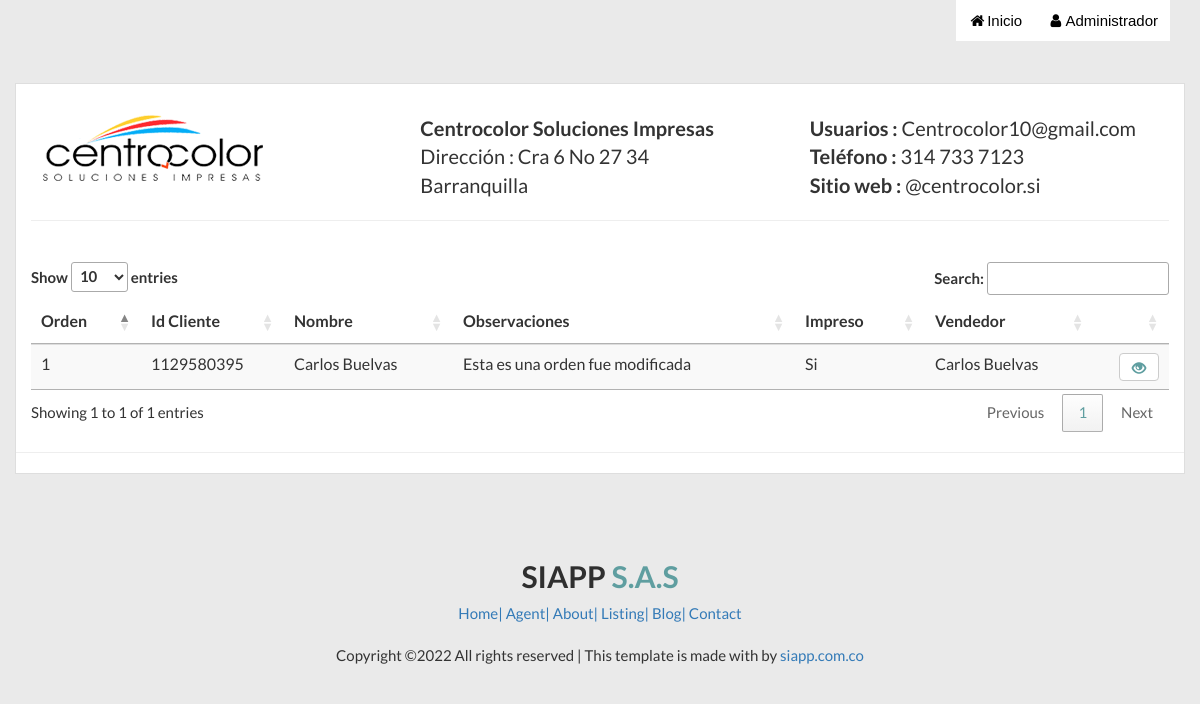
The page /impresiones.php (signed in) on the database its author committed.
### tables this page shows
CREATE TABLE `perfil` (
  `id` int(11) NOT NULL,
  `nombre_comercial` varchar(255) NOT NULL,
  `propietario` varchar(255) NOT NULL,
  `telefono` varchar(30) NOT NULL,
  `direccion` varchar(255) NOT NULL,
  `email` varchar(64) NOT NULL,
  `web` varchar(100) NOT NULL,
  `tax` smallint(6) NOT NULL
);

CREATE TABLE `facturas` (
  `id` int(11) NOT NULL,
  `fecha` datetime NOT NULL DEFAULT current_timestamp(),
  `fecha_entrega` datetime NOT NULL,
  `id_cliente` int(11) NOT NULL,
  `descripcion` varchar(255) NOT NULL,
  `iva` int(11) NOT NULL,
  `monto` decimal(10,2) NOT NULL,
  `saldo` decimal(10,2) NOT NULL,
  `impresion` varchar(2) NOT NULL,
  `impreso` varchar(10) NOT NULL,
  `id_vendedor` int(11) NOT NULL
);

CREATE TABLE `clientes` (
  `id` int(11) NOT NULL,
  `identificacion` int(11) NOT NULL,
  `nombre` varchar(255) NOT NULL,
  `telefono` varchar(100) NOT NULL,
  `email` varchar(64) NOT NULL,
  `direccion` varchar(255) NOT NULL
);

CREATE TABLE `usuarios` (
  `id` int(20) NOT NULL,
  `nombre` varchar(100) NOT NULL,
  `identificacion` int(11) NOT NULL,
  `email` varchar(100) NOT NULL,
  `password` varchar(50) NOT NULL,
  `perfil` int(11) NOT NULL
);

### impresiones.php (the view, shortened to what this page needs)
<?php
	require_once ("config/conexion2.php");
	$query_perfil=mysqli_query($con,"select * from perfil where id=1");
	$rw=mysqli_fetch_assoc($query_perfil);
?>
<html>
<head>
    <?php  include('meta.php'); ?>
</head>
<body>
	<?php  include('nav.php'); ?>
<div class="container outer-section" >
        <div id="print-area">
            <div class="row pad-top font-big">
                <div class="col-lg-4 col-md-4 col-sm-4">
                  <a href="#"> <img src="assets/img/logo.png" alt="Logo" /></a>
                </div>
				<div class="col-lg-4 col-md-4 col-sm-4">
                    <strong><?php echo $rw['nombre_comercial'];?></strong>
                    <br />
                    Dirección : <?php echo $rw['direccion'];?>
                </div>
                <div class="col-lg-4 col-md-4 col-sm-4">
                    <strong>Usuarios : </strong> <?php echo $rw['email'];?>
                    <br />
                    <strong>Teléfono :</strong> <?php echo $rw['telefono'];?> <br />
					<strong>Sitio web :</strong> <?php echo $rw['web'];?>
                </div>
        	</div>
        	<hr />
            <br>
            <div class="row">
                <div class="col-lg-12 col-md-12 col-sm-12">
                    <div class="table-responsive">
                        <table class="table table-striped  table-hover"  id='nueva'>
                            <thead>
                                <tr>
									<th>Orden</th>
									<th>Id Cliente</th>
                                    <th>Nombre</th>
                                    <th>Observaciones</th>
                                    <th>Impreso</th>
									<th>Vendedor</th>
									<th></th>
                                </tr>
                            </thead>
                            <tbody>
                            <?php
							$query=mysqli_query($con,"SELECT usuarios.nombre AS nom, facturas.id, facturas.id_cliente, facturas.descripcion, facturas.impreso, clientes.nombre FROM facturas INNER JOIN clientes ON clientes.identificacion = facturas.id_cliente INNER JOIN usuarios ON facturas.id_vendedor=usuarios.identificacion WHERE facturas.impresion = 1 ORDER BY facturas.id DESC ");
							while($row=mysqli_fetch_array($query)){
                            ?>
                            <tr>
								<td><?php echo $row['id'];?></td>
								<td class='text-left'><?php echo $row['id_cliente'];?></td>
								<td class='text-left'><?php echo $row['nombre'];?></td>
								<td class='text-left'><?php echo $row['descripcion'];?></td>
                                <td class='text-left'><?php echo $row['impreso'];?></td>
								<td class='text-left'><?php echo $row['nom'];?></td>
								<td class='text-right'><button type="button" class="btn btn-default" data-toggle="modal" data-target="#myModal"  onclick="DateFactura(<?php echo $row['id'];?>), refresca();"> <span class="glyphicon glyphicon-eye-open"></span></button>
								</td>
							</tr>
							<?php } ?>
                            </tbody>
                        </table>
                    </div>
                </div>
            </div>
            <div class="row"><hr />
        </div>
      </div>
</div>
<?php  include('footer.php'); ?>
</body>
</html>

### assets/css/style.css (style rules this page uses)
body { font-family: 'Lato', sans-serif; font-size:15px; background-color: #EAEAEA; }
.pad-top { padding-top:30px; }
.font-big { font-size:20px; }
.outer-section { border:1px solid #dedede; background-color: #fff; margin-top:20px; }
span { color: cadetblue; }
a { text-decoration: none; }
a { transition: background-color .5s; }
a:link, a:visited, a:active { text-decoration:none; }

### rows shown on the page
perfil: nombre_comercial "Centrocolor Soluciones Impresas", direccion "Cra 6 No 27 34 Barranquilla", email "Centrocolor10@gmail.com", telefono "314 733 7123", web "@centrocolor.si"
facturas: id "1", id_cliente "1129580395", clientes.nombre "Carlos Buelvas", descripcion "Esta es una orden fue modificada", impreso "Si", usuarios.nombre "Carlos Buelvas"

### other values the page prints
$_SESSION['nombre'] "Administrador"
